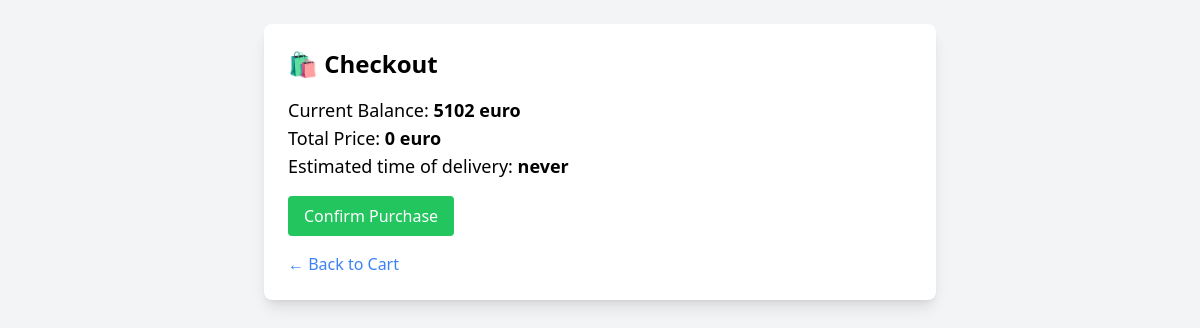
/checkout (signed in), run on an earlier commit of the app's database.
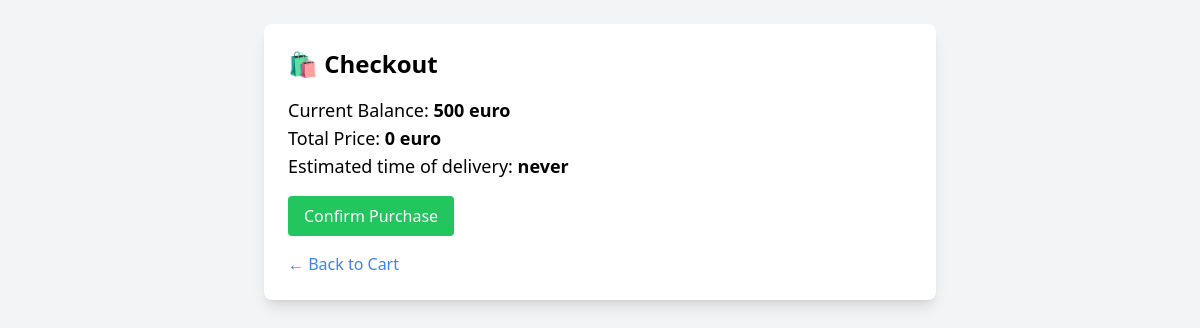
And on a later commit of the database.
### tables this page shows
CREATE TABLE users (
            id INTEGER PRIMARY KEY AUTOINCREMENT,
            username TEXT UNIQUE NOT NULL,
            password TEXT NOT NULL,
            is_admin BOOLEAN NOT NULL DEFAULT 0,
            balance INTEGER NOT NULL DEFAULT 300
            
        );

### app.py (the view, shortened to what this page needs)
@app.route("/checkout", methods=["GET", "POST"])
def checkout():
    if "username" not in session:
        flash("Please log in", "danger")
        return redirect(url_for("login"))
    usr_balance = database.get_balance(session["userid"])
    cart_items = session.get("cart", [])
    total_price = 0
    for item in cart_items:
        if "eur" in item["price"]:
            price = int(item["price"].replace("eur", ""))
            total_price += price
    return render_template("checkout.html", cart=cart_items, total_price=total_price, balance=usr_balance)

### database.py (called while the page is built)
def get_db_connection():
    conn = sqlite3.connect(DB_NAME)
    conn.row_factory = sqlite3.Row  # Enables dictionary-like row access
    return conn

def get_balance(id):
    conn = get_db_connection()
    cursor = conn.cursor()
    cursor.execute("SELECT balance FROM users WHERE id = ?", (id,))
    current_balance = cursor.fetchone()
    current_balance = current_balance[0]
    if current_balance < 0:
        current_balance = 0
        set_balance(id, current_balance)
    print(f"DEBUG: Balance for user {id}: {current_balance}")
    return current_balance

### templates/checkout.html (shortened to what this page needs)
<!DOCTYPE html>
<html lang="en">
<head>
    <script src="https://cdn.tailwindcss.com"></script>
</head>
<body class="bg-gray-100 p-6">
    <div class="max-w-2xl mx-auto bg-white p-6 rounded-lg shadow-lg">
        <h1 class="text-2xl font-bold mb-4">🛍 Checkout</h1>
        <p class="text-lg">Current Balance: <strong>{{ balance }} euro</strong></p>
        <p class="text-lg">Total Price: <strong>{{ total_price }} euro</strong></p>
        <p class="text-lg">Estimated time of delivery: <strong>never</strong></p>
        <form method="POST">
            {% if total_price <= balance %}
                <button type="submit" class="bg-green-500 text-white px-4 py-2 rounded hover:bg-green-600 mt-4">
                    Confirm Purchase
                </button>
            {% endif %}
        </form>
        <a href="{{ url_for('cart') }}" class="text-blue-500 mt-4 block">← Back to Cart</a>
    </div>
</body>
</html>

What changed in the data, as far as the page shows it:
changed users: balance "5102" → "500"
